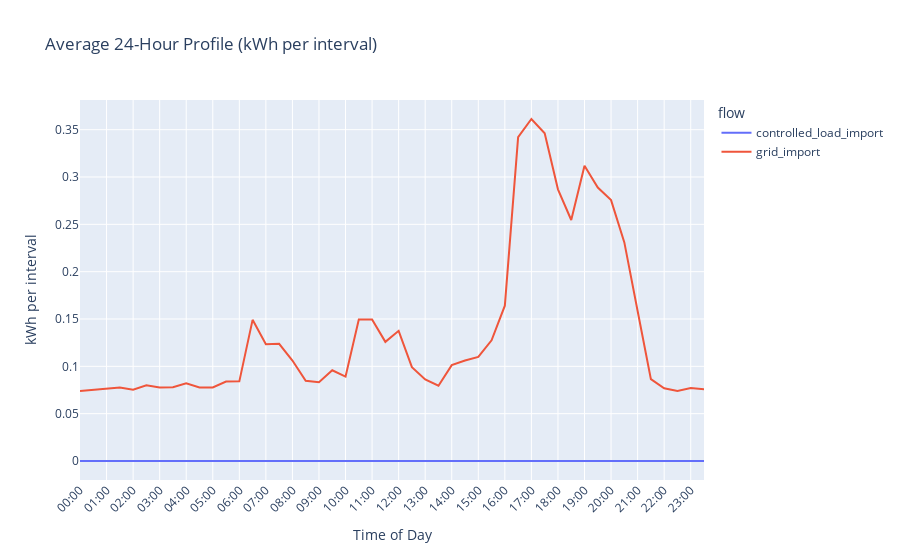

Here is the notebook cell this chart was saved with:
### Code cell
prof = ml.transform.profile24(df)  # columns: slot + flows
melted = prof.melt(id_vars="slot", var_name="flow", value_name="kwh")

fig = px.line(
    melted, x="slot", y="kwh", color="flow",
    title="Average 24-Hour Profile (kWh per interval)",
    labels={"slot":"Time of Day","kwh":"kWh per interval"}
)
fig.update_xaxes(type="category", tickangle=-45)
fig.update_layout(hovermode="x unified")
fig.show()

### Figure 1 — Plotly figure (JSON) as saved in the notebook; plotly's stock layout.template omitted (floating-point values rounded to 4 significant figures)
{"data": [{"hovertemplate": "flow=controlled_load_import<br>Time of Day=%{x}<br>kWh per interval=%{y}<extra></extra>", "legendgroup": "controlled_load_import", "line": {"color": "#636efa", "dash": "solid"}, "marker": {"symbol": "circle"}, "mode": "lines", "name": "controlled_load_import", "orientation": "v", "showlegend": true, "type": "scatter", "x": ["00:00", "00:30", "01:00", "01:30", "02:00", "02:30", "03:00", "03:30", "04:00", "04:30", "05:00", "05:30", "06:00", "06:30", "07:00", "07:30", "08:00", "08:30", "09:00", "09:30", "10:00", "10:30", "11:00", "11:30", "12:00", "12:30", "13:00", "13:30", "14:00", "14:30", "15:00", "15:30", "16:00", "16:30", "17:00", "17:30", "18:00", "18:30", "19:00", "19:30", "20:00", "20:30", "21:00", "21:30", "22:00", "22:30", "23:00", "23:30"], "xaxis": "x", "y": [0.0, 0.0, 0.0, 0.0, 0.0, 0.0, 0.0, 0.0, 0.0, 0.0, 0.0, 0.0, 0.0, 0.0, 0.0, 0.0, 0.0, 0.0, 0.0, 0.0, 0.0, 0.0, 0.0, 0.0, 0.0, 0.0, 0.0, 0.0, 0.0, 0.0, 0.0, 0.0, 0.0, 0.0, 0.0, 0.0, 0.0, 0.0, 0.0, 0.0, 0.0, 0.0, 0.0, 0.0, 0.0, 0.0, 0.0, 0.0], "yaxis": "y"}, {"hovertemplate": "flow=grid_import<br>Time of Day=%{x}<br>kWh per interval=%{y}<extra></extra>", "legendgroup": "grid_import", "line": {"color": "#EF553B", "dash": "solid"}, "marker": {"symbol": "circle"}, "mode": "lines", "name": "grid_import", "orientation": "v", "showlegend": true, "type": "scatter", "x": ["00:00", "00:30", "01:00", "01:30", "02:00", "02:30", "03:00", "03:30", "04:00", "04:30", "05:00", "05:30", "06:00", "06:30", "07:00", "07:30", "08:00", "08:30", "09:00", "09:30", "10:00", "10:30", "11:00", "11:30", "12:00", "12:30", "13:00", "13:30", "14:00", "14:30", "15:00", "15:30", "16:00", "16:30", "17:00", "17:30", "18:00", "18:30", "19:00", "19:30", "20:00", "20:30", "21:00", "21:30", "22:00", "22:30", "23:00", "23:30"], "xaxis": "x", "y": [0.07402, 0.07533, 0.07654, 0.07756, 0.07539, 0.07998, 0.07771, 0.07785, 0.082, 0.07777, 0.07775, 0.08401, 0.08413, 0.1491, 0.1235, 0.1238, 0.1061, 0.08476, 0.08318, 0.0958, 0.0891, 0.1494, 0.1494, 0.1258, 0.1375, 0.09915, 0.08609, 0.07952, 0.1012, 0.1062, 0.1099, 0.1275, 0.1641, 0.3422, 0.3613, 0.3461, 0.287, 0.2546, 0.312, 0.2889, 0.2756, 0.2309, 0.1584, 0.08655, 0.07688, 0.07409, 0.07706, 0.0758], "yaxis": "y"}], "layout": {"hovermode": "x unified", "legend": {"title": {"text": "flow"}, "tracegroupgap": 0}, "title": {"text": "Average 24-Hour Profile (kWh per interval)"}, "xaxis": {"anchor": "y", "domain": [0, 1], "tickangle": -45, "title": {"text": "Time of Day"}, "type": "category"}, "yaxis": {"anchor": "x", "domain": [0, 1], "title": {"text": "kWh per interval"}}}}
